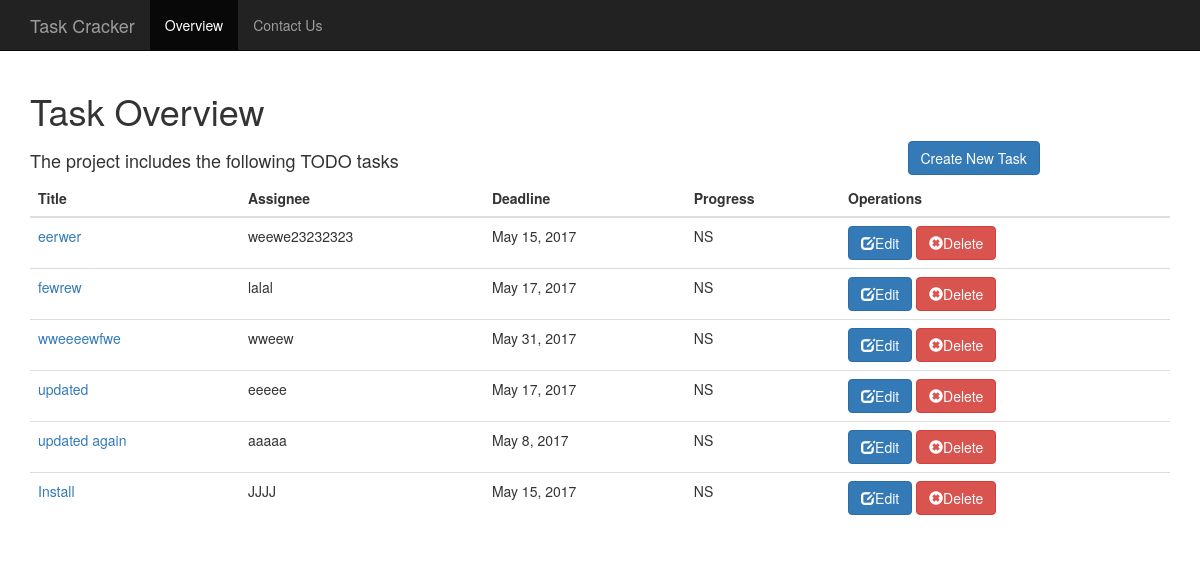
Page /task/ on the earlier database version.
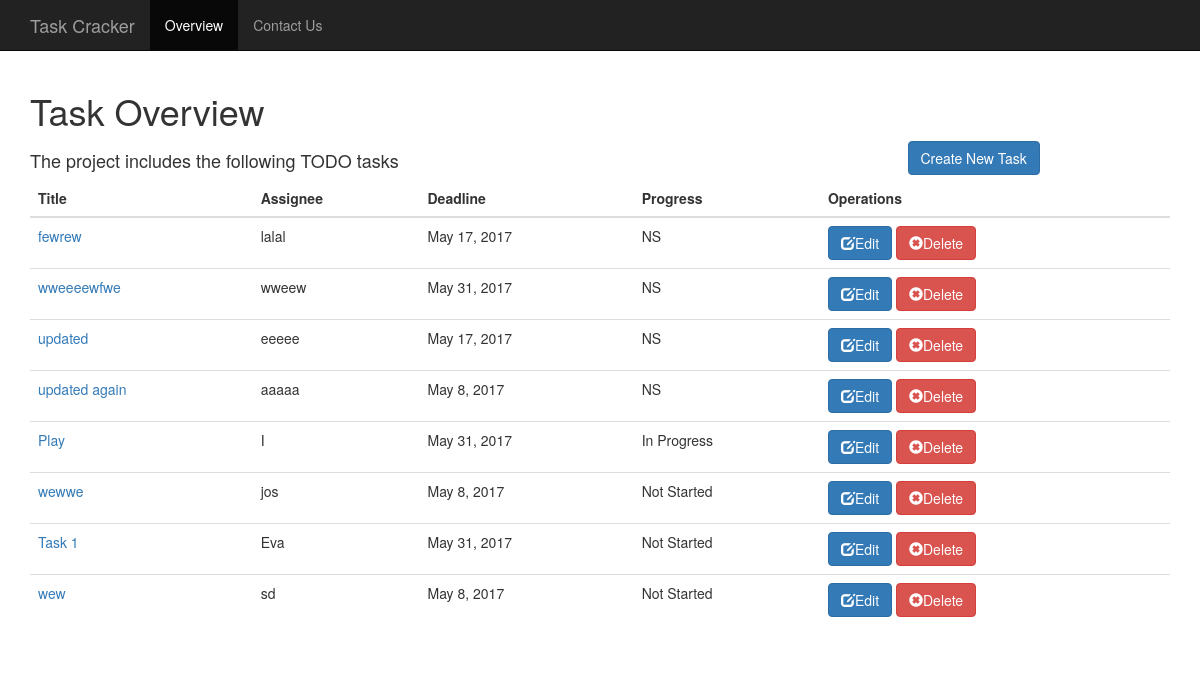
Same page on the later database version.
### task/models.py (models this page shows, shortened)
class Task(models.Model):
    NOTSTARTED = 'Not Started'
    INPROGRESS = 'In Progress'
    FINISHED = 'Finished'
    PROGRESS_CHOICES = (
        (NOTSTARTED, 'Not Started'),
        (INPROGRESS, 'In Progress'),
        (FINISHED, 'Finished'),
    )
    progress = models.CharField(
        max_length=20,
        choices=PROGRESS_CHOICES,
        default=NOTSTARTED,
    )
    assignee = models.CharField(max_length=250)
    title = models.CharField(max_length=250)
    description = models.TextField()
    deadline = models.DateField()
    created_date = models.DateTimeField(
        blank=True, null=True)

### task/views.py (the view)
def index(request):
    all_tasks = Task.objects.all()
    context = {
        'all_tasks':all_tasks,
    }
    return render(request, 'task/index.html',context)

### task/templates/task/index.html (shortened to what this page needs)
<!DOCTYPE html>
<html lang="en">
<head>
    <link rel="stylesheet" href="https://maxcdn.bootstrapcdn.com/bootstrap/3.3.7/css/bootstrap.min.css">
</head>
<body>
    <nav class="navbar navbar-inverse navbar-static-top">
        <div class="container">
            <div class="navbar-header">
                <a class="navbar-brand">Task Cracker</a>
            </div>
            <ul class="nav navbar-nav">
                <li class="active"><a href="#TaskTable">Overview</a></li>
                <li><a href="{%url 'about' %}">Contact Us</a></li>
            </ul>
        </div>
    </nav>
{% if all_tasks %}
    <div class="container">
        <h1 id="TaskTable">Task Overview</h1>
        <div class="row">
            <div class="col-sm-9" style="background-color:white;">
                <h4>The project includes the following TODO tasks</h4>
            </div>
            <div class="col-sm-3" style="background-color:white;">
                <a href="{%url 'create_task' %}" class="btn btn-primary" role="button">Create New Task</a>
            </div>
        </div>
    </div>
    <div class="container">
    <table class="table">
        <thead>
            <tr>
                <th>Title</th>
                <th>Assignee</th>
                <th>Deadline</th>
                <th>Progress</th>
                <th>Operations</th>
            </tr>
        </thead>
        <tbody>
        {%for task in all_tasks %}
                <tr>
                    <td><a href="{%url 'detail' task.id %}"> {{ task.title }}</a></td>
                    <td>
                         {{ task.assignee }}
                    </td>
                     <td>
                         {{ task.deadline }}
                      </td>
                      <td>
                        {{ task.progress }}
                     </td>
                     <td>
                        <a href="{%url 'update' task.id %}"class="btn btn-primary" role="button">
                            <span class="glyphicon glyphicon-edit"></span>Edit</a>
                        <a href="{%url 'delete' task.id %}" class="btn btn-danger" role="button"><span class="glyphicon glyphicon-remove-sign"></span>Delete</a>
                    </td>
                    </tr>
        {% endfor %}
        </tbody>
    </table>
</div>
{% else %}
    <h3>You haven't added any tasks</h3>
{% endif %}
</body>
</html>

Differences in the rows shown:
removed Task: title "eerwer", assignee "weewe23232323", deadline "May 15, 2017", progress "NS"
removed Task: title "Install", assignee "JJJJ", deadline "May 15, 2017", progress "NS"
added Task: title "Play", assignee "I", deadline "May 31, 2017", progress "In Progress"
added Task: title "wewwe", assignee "jos", deadline "May 8, 2017", progress "Not Started"
added Task: title "Task 1", assignee "Eva", deadline "May 31, 2017", progress "Not Started"
added Task: title "wew", assignee "sd", deadline "May 8, 2017", progress "Not Started"
